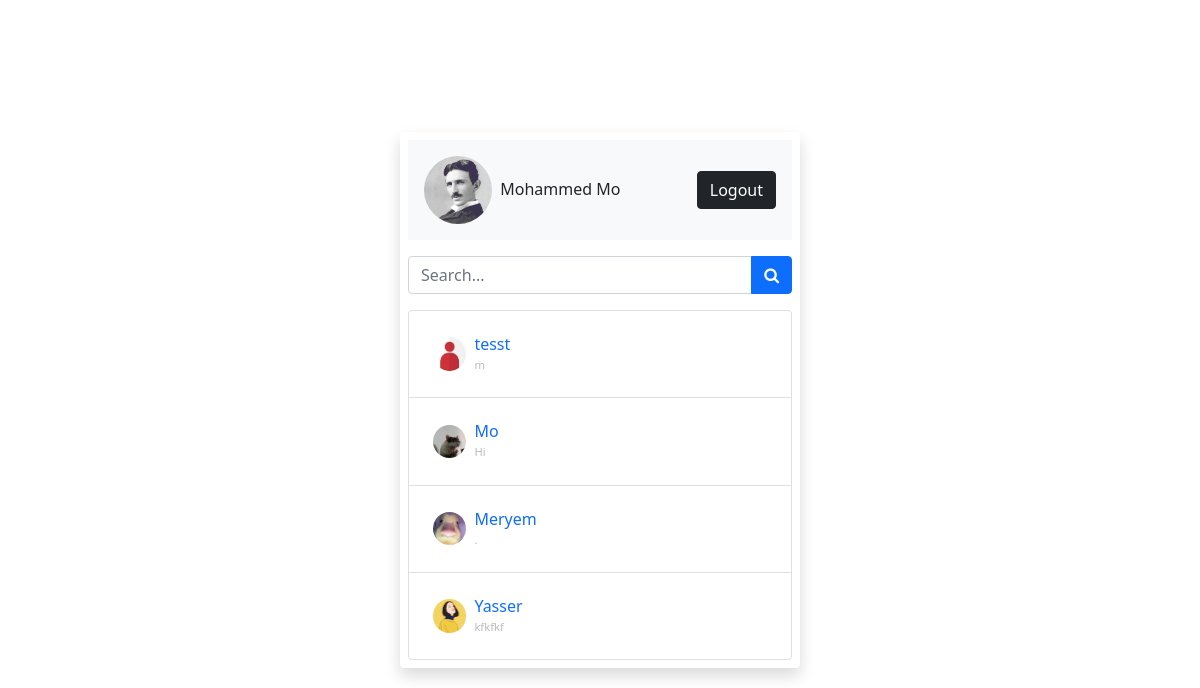
Screenshot of /home.php (signed in) with the database file from the repository.
### tables this page shows
CREATE TABLE `users` (
  `user_id` int(11) NOT NULL,
  `name` varchar(255) NOT NULL,
  `username` varchar(255) NOT NULL,
  `password` varchar(255) NOT NULL,
  `p_p` varchar(255) DEFAULT 'user-default.jpg',
  `last_seen` datetime NOT NULL DEFAULT current_timestamp()
);

CREATE TABLE `chats` (
  `chat_id` int(11) NOT NULL,
  `from_id` int(11) NOT NULL,
  `to_id` int(11) NOT NULL,
  `message` text NOT NULL,
  `opened` tinyint(1) NOT NULL DEFAULT 0,
  `created_at` datetime NOT NULL DEFAULT current_timestamp()
);

### app/helpers/user.php (called while the page is built)
<?php
function getUser($username, $conn){
   $sql = "SELECT * FROM users
           WHERE username=?";
   $stmt = $conn->prepare($sql);
   $stmt->execute([$username]);
   if ($stmt->rowCount() === 1) {
   	 $user = $stmt->fetch();
   	 return $user;
   }else {
   	$user = [];
   	return $user;
   }
}

### app/helpers/conversations.php (called while the page is built)
<?php
function getConversation($user_id, $conn){
    $sql = "SELECT * FROM conversations WHERE user_1=? OR user_2=? ORDER BY conversation_id DESC";
    $stmt = $conn->prepare($sql);
    $stmt->execute([$user_id, $user_id]);
    if($stmt->rowCount() > 0){
        $conversations = $stmt->fetchAll();
        $user_data = [];
        foreach($conversations as $conversation){
            if ($conversation['user_1'] == $user_id) {
            	$sql2  = "SELECT * FROM users WHERE user_id=?";
            	$stmt2 = $conn->prepare($sql2);
            	$stmt2->execute([$conversation['user_2']]);
            }else {
            	$sql2  = "SELECT * FROM users WHERE user_id=?";
            	$stmt2 = $conn->prepare($sql2);
            	$stmt2->execute([$conversation['user_1']]);
            }
            $allConversations = $stmt2->fetchAll();
            array_push($user_data, $allConversations[0]);
        }
        return $user_data;
    }else {
    	$conversations = [];
    	return $conversations;
    }
}

### app/helpers/last_chat.php (called while the page is built)
<?php
function lastChat($id_1,$id_2,$conn){
   $sql = "SELECT * FROM chats
           WHERE (from_id=? AND to_id=?)
           OR    (to_id=? AND from_id=?)
           ORDER BY chat_id DESC LIMIT 1";
   $stmt = $conn->prepare($sql);
   $stmt->execute([$id_1,$id_2,$id_1,$id_2]);
   if($stmt->rowCount() > 0){
      $chat = $stmt->fetch();
      return $chat['message'];
   }else {
      $chat = '';
      return $chat;
   }
}

### home.php (the view, shortened to what this page needs)
<?php
   if(isset($_SESSION['username'])) {
      include 'app/db.conn.php';
      include 'app/helpers/user.php';
      include 'app/helpers/conversations.php';
      include 'app/helpers/last_chat.php';
      $user = getUser($_SESSION['username'],$conn);
      $conversations = getConversation($user['user_id'], $conn);
?>
<!DOCTYPE html>
<html lang="en">
<head>
   <link href="https://cdn.jsdelivr.net/npm/bootstrap@5.0.2/dist/css/bootstrap.min.css" rel="stylesheet">
   <link rel="stylesheet" href="css/style.css">
   <link rel="stylesheet" href="https://cdnjs.cloudflare.com/ajax/libs/font-awesome/4.7.0/css/font-awesome.min.css">
</head>
<body class="d-flex justify-content-center align-items-center vh-100">
      <div class="p-2 w-400 rounded shadow">
         <div>
            <div class="d-flex mb-3 p-3 bg-light justify-content-between align-items-center">
               <div class="d-flex align-items-center">
                  <img src="uploads/<?=$user['p_p']?>" class="w-25 rounded-circle" alt="profile pic">
                  <h3 class="fs-xs m-2"><?=$user['name']?></h3>
               </div>
               <a href="logout.php" class="btn btn-dark">Logout</a>
            </div>
            <div class="input-group mb-3">
               <input type="text" placeholder="Search..." id="searchText" class="form-control">
               <button class="btn btn-primary" id="searchBtn">
                  <i class="fa fa-search"></i>
               </button>
            </div>
            <ul id="chatList" class="list-group mvh-50 overflow-auto">
               <?php if (!empty($conversations)) { ?>
                  <?php foreach($conversations as $conversation){ ?>
                     <li class="list-group-item">
                        <a href="chat.php?user=<?=$conversation['username']?>" class="d-flex justify-content-between align-items-center p-2">
                           <div class="d-flex align-items-center">
                              <img src="uploads/<?=$conversation['p_p']?>" class="w-10 rounded-circle">
                              <h3 class="fs-xs m-2">
                                 <?=$conversation['name']?><br>
                                 <small>
                                    <?php
                                       echo lastChat($_SESSION['user_id'],$conversation['user_id'],$conn);
                                    ?>
                                 </small>
                              </h3>
                           </div>
                        </a>
                     </li>
                  <?php } ?>
               <?php } ?>
            </ul>
         </div>
      </div>
</body>
</html>
<?php
   }else{
      header("Location: index.php");
      exit;
   }
?>

### css/style.css (style rules this page uses)
.w-400 { width: 400px; }
.fs-xs { font-size: 1rem; }
.w-10 { width: 10%; }
a { text-decoration: none; }
small { color: #bbb; font-size: 0.7rem; text-align: right; }

### rows the page displays
users: p_p (picture), name "Mohammed Mo"
users: p_p (placeholder picture), name "tesst", user_id.message "m"
users: p_p (picture), name "Mo", user_id.message "Hi"
users: p_p (picture), name "Meryem", user_id.message "."
users: p_p (picture), name "Yasser", user_id.message "kfkfkf"
